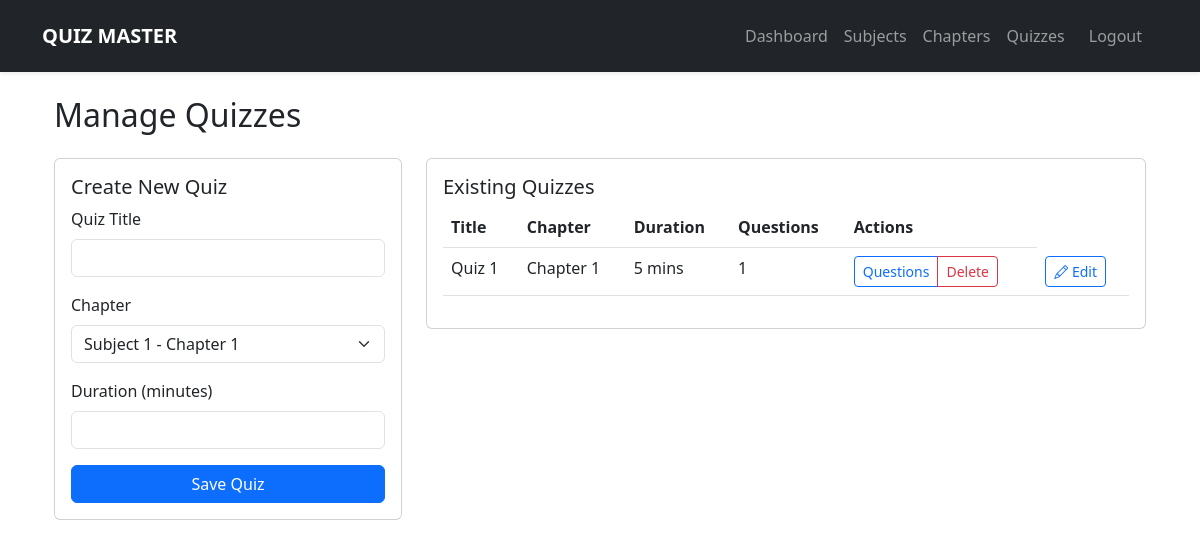
Page /admin/quizzes (signed in) on the committed database.
### models.py (models this page shows)
class Quiz(db.Model):
    id = db.Column(db.Integer, primary_key=True)
    title = db.Column(db.String(100), nullable=False)
    chapter_id = db.Column(db.Integer, db.ForeignKey('chapter.id'))
    duration = db.Column(db.Integer)
    created_at = db.Column(db.DateTime, default=datetime.utcnow)
    questions = db.relationship('Question', backref='quiz', lazy=True)
    scores = db.relationship('Score', backref='quiz', lazy=True)
    updated_at = db.Column(db.DateTime, default=datetime.utcnow, onupdate=datetime.utcnow)

class Chapter(db.Model):
    id = db.Column(db.Integer, primary_key=True)
    name = db.Column(db.String(100), nullable=False)
    description = db.Column(db.Text)
    subject_id = db.Column(db.Integer, db.ForeignKey('subject.id'))
    quizzes = db.relationship('Quiz', backref='chapter', lazy=True)
    created_at = db.Column(db.DateTime, default=datetime.utcnow)

### app.py (the view, shortened to what this page needs)
@app.route('/admin/quizzes', methods=['GET', 'POST'])
@login_required
def manage_quizzes():
    if not current_user.is_admin:
        return redirect(url_for('user_dashboard'))
    form = QuizForm()
    form.chapter.choices = [(c.id, f"{c.subject.name} - {c.name}") for c in Chapter.query.join(Subject).all()]
    quizzes = Quiz.query.all()
    return render_template('admin/manage_quizzes.html', form=form, quizzes=quizzes)

### forms.py
class QuizForm(FlaskForm):
    title = StringField('Quiz Title', validators=[DataRequired()])
    chapter = SelectField('Chapter', coerce=int)
    duration = IntegerField('Duration (minutes)', validators=[DataRequired()])
    submit = SubmitField('Save Quiz')

### app.py (called while the page is built)
@login_manager.user_loader
def load_user(user_id):
    return User.query.get(int(user_id))

### templates/admin/manage_quizzes.html (shortened to what this page needs)
{% extends "base.html" %}
{% block content %}
<div class="container-fluid">
    <h2 class="mb-4">Manage Quizzes</h2>
    <div class="row">
        <div class="col-md-4">
            <div class="card mb-4">
                <div class="card-body">
                    <h5 class="card-title">Create New Quiz</h5>
                    <form method="POST">
                        <div class="mb-3">
                            {{ form.title.label(class="form-label") }}
                            {{ form.title(class="form-control") }}
                        </div>
                        <div class="mb-3">
                            {{ form.chapter.label(class="form-label") }}
                            {{ form.chapter(class="form-select") }}
                        </div>
                        <div class="mb-3">
                            {{ form.duration.label(class="form-label") }}
                            {{ form.duration(class="form-control") }}
                        </div>
                        <div class="d-grid">
                            {{ form.submit(class="btn btn-primary") }}
                        </div>
                    </form>
                </div>
            </div>
        </div>
        <div class="col-md-8">
            <div class="card">
                <div class="card-body">
                    <h5 class="card-title">Existing Quizzes</h5>
                    <div class="table-responsive">
                        <table class="table table-hover">
                            <thead>
                                <tr>
                                    <th>Title</th>
                                    <th>Chapter</th>
                                    <th>Duration</th>
                                    <th>Questions</th>
                                    <th>Actions</th>
                                </tr>
                            </thead>
                            <tbody>
                                {% for quiz in quizzes %}
                                <tr>
                                    <td>{{ quiz.title }}</td>
                                    <td>{{ quiz.chapter.name }}</td>
                                    <td>{{ quiz.duration }} mins</td>
                                    <td>{{ quiz.questions|length }}</td>
                                    <td>
                                        <div class="btn-group">
                                            <a href="{{ url_for('manage_questions', quiz_id=quiz.id) }}"
                                               class="btn btn-sm btn-outline-primary">Questions</a>
                                               <a href="{{ url_for('delete_quiz', quiz_id=quiz.id) }}"
                                               class="btn btn-sm btn-outline-danger"
                                               onclick="return confirm('Are you sure?')">
                                                Delete
                                            </a>
                                        </div>
                                    </td>
                                    <td>
                                        <div class="btn-group">
                                            <a href="{{ url_for('edit_quiz', quiz_id=quiz.id) }}"
                                               class="btn btn-sm btn-outline-primary">
                                                <i class="bi bi-pencil"></i> Edit
                                            </a>
                                        </div>
                                    </td>
                                </tr>
                                {% endfor %}
                            </tbody>
                        </table>
                    </div>
                </div>
            </div>
        </div>
    </div>
</div>
{% endblock %}

### rows in the picture
Quiz: title "Quiz 1", chapter.name "Chapter 1", duration "5", questions|length "1"
